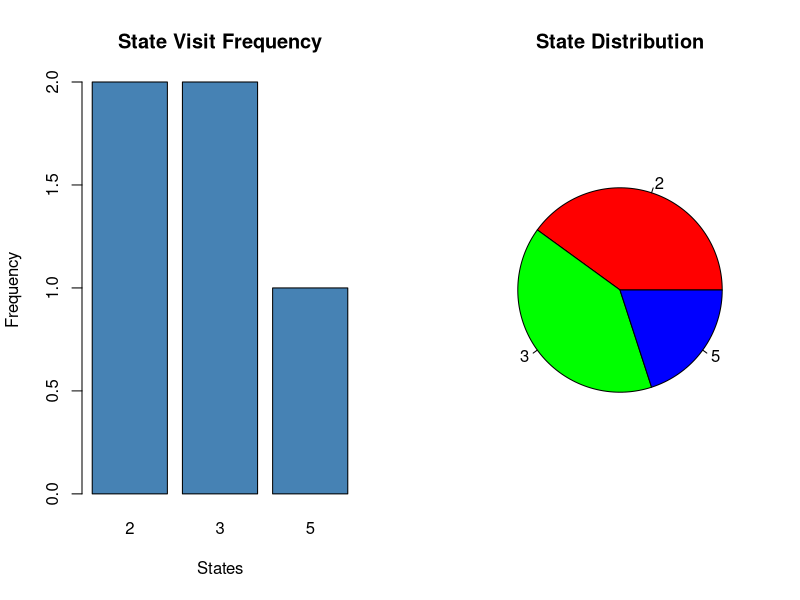
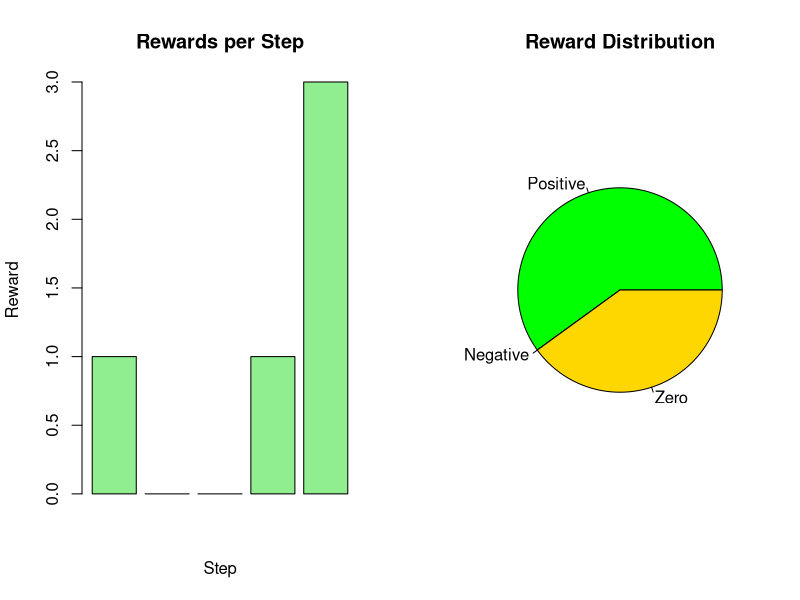
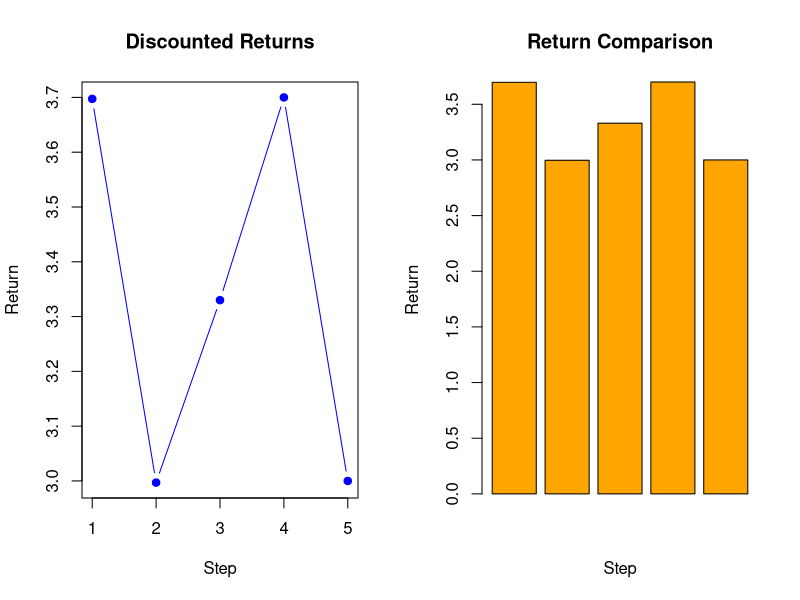
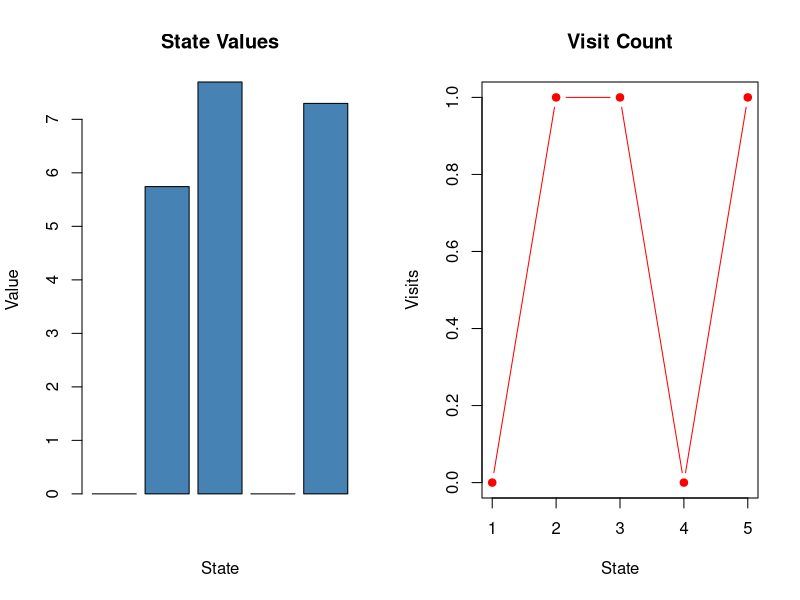
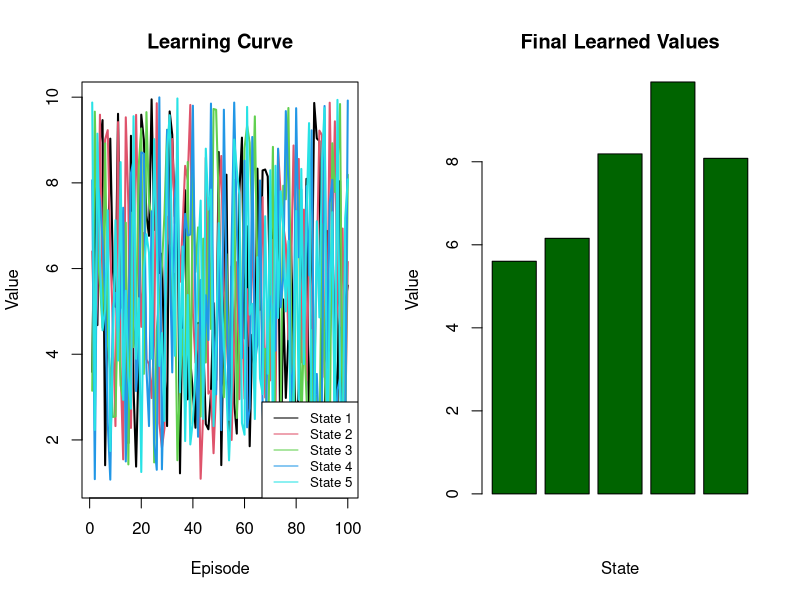

R code for these plots, in order:
############################################################
# MONTE CARLO PROCESS
# MODULE 1 : EPISODE GENERATION
############################################################

rm(list=ls())

set.seed(123)

#-----------------------------
# INPUT
#-----------------------------

numStates <- 5

#-----------------------------
# PROCESS
#-----------------------------

episodeLength <- sample(3:7,1)

states <- sample(1:numStates,
                 episodeLength,
                 replace=TRUE)

frequency <- table(states)

percentage <- round(prop.table(frequency)*100,2)

#-----------------------------
# SUMMARY
#-----------------------------

cat("\n=============================================\n")
cat("          MODULE 1 SUMMARY\n")
cat("=============================================\n")

cat("\nPurpose:\n")
cat("Generate one random episode consisting of\n")
cat("different state transitions.\n")

cat("\nInput\n")
cat("Total States :",numStates,"\n")

cat("\nGenerated Episode\n")
cat("Episode Length :",episodeLength,"\n")
cat("Visited States :",states,"\n")

cat("\nState Frequency\n")
print(frequency)

cat("\nState Percentage\n")
print(percentage)

cat("\nObservation\n")

cat("The agent visited",
    length(unique(states)),
    "unique states during this episode.\n")

cat("\nConclusion\n")

cat("Episode generation completed successfully.\n")

#-----------------------------
# VISUALIZATION
#-----------------------------

par(mfrow=c(1,2))

barplot(frequency,
        col="steelblue",
        main="State Visit Frequency",
        xlab="States",
        ylab="Frequency")

pie(frequency,
    col=rainbow(length(frequency)),
    main="State Distribution")

par(mfrow=c(1,1))
############################################################
# MONTE CARLO PROCESS
# MODULE 2 : REWARD COLLECTION
############################################################

rm(list=ls())

set.seed(123)

#-----------------------------------------------------------
# INPUT
#-----------------------------------------------------------

episodeLength <- sample(3:7,1)

rewards <- sample(c(-1,0,1,2,3),
                  episodeLength,
                  replace=TRUE)

#-----------------------------------------------------------
# PROCESS
#-----------------------------------------------------------

totalReward <- sum(rewards)
averageReward <- mean(rewards)
maximumReward <- max(rewards)
minimumReward <- min(rewards)

positiveReward <- sum(rewards>0)
negativeReward <- sum(rewards<0)
zeroReward <- sum(rewards==0)

#-----------------------------------------------------------
# SUMMARY
#-----------------------------------------------------------

cat("\n=========================================\n")
cat("       MODULE 2 SUMMARY\n")
cat("=========================================\n")

cat("\nPurpose\n")
cat("Collect rewards received by the agent\n")
cat("during one episode.\n")

cat("\nRewards Collected\n")
print(rewards)

cat("\nTotal Reward :",totalReward,"\n")
cat("Average Reward :",round(averageReward,2),"\n")
cat("Maximum Reward :",maximumReward,"\n")
cat("Minimum Reward :",minimumReward,"\n")

cat("\nReward Distribution\n")
cat("Positive Rewards :",positiveReward,"\n")
cat("Negative Rewards :",negativeReward,"\n")
cat("Zero Rewards :",zeroReward,"\n")

cat("\nObservation\n")
cat("The reward sequence contains both positive\n")
cat("and negative feedback for learning.\n")

cat("\nConclusion\n")
cat("Reward collection completed successfully.\n")

#-----------------------------------------------------------
# VISUALIZATION
#-----------------------------------------------------------

par(mfrow=c(1,2))

barplot(rewards,
        col="lightgreen",
        main="Rewards per Step",
        xlab="Step",
        ylab="Reward")

pie(c(positiveReward,
      negativeReward,
      zeroReward),
    labels=c("Positive",
             "Negative",
             "Zero"),
    col=c("green","red","gold"),
    main="Reward Distribution")

par(mfrow=c(1,1))
############################################################
# MONTE CARLO PROCESS
# MODULE 3 : COMPUTE RETURNS
############################################################

rm(list=ls())

set.seed(123)

gamma <- 0.9

episodeLength <- sample(3:7,1)

rewards <- sample(c(-1,0,1,2,3),
                  episodeLength,
                  replace=TRUE)

returns <- numeric(episodeLength)

G <- 0

for(i in episodeLength:1){
  
  G <- rewards[i] + gamma*G
  
  returns[i] <- G
  
}

cat("\n=========================================\n")
cat("       MODULE 3 SUMMARY\n")
cat("=========================================\n")

cat("\nPurpose\n")
cat("Compute discounted return for every step.\n")

cat("\nRewards\n")
print(rewards)

cat("\nDiscounted Returns\n")
print(round(returns,2))

cat("\nHighest Return :",round(max(returns),2),"\n")
cat("Lowest Return :",round(min(returns),2),"\n")
cat("Average Return :",round(mean(returns),2),"\n")

cat("\nObservation\n")
cat("Returns decrease with discount factor.\n")

cat("\nConclusion\n")
cat("Return computation completed successfully.\n")

par(mfrow=c(1,2))

plot(returns,
     type="b",
     pch=19,
     col="blue",
     main="Discounted Returns",
     xlab="Step",
     ylab="Return")

barplot(returns,
        col="orange",
        main="Return Comparison",
        xlab="Step",
        ylab="Return")

par(mfrow=c(1,1))
############################################################
# MODULE 4 : VALUE UPDATE
############################################################

rm(list=ls())

set.seed(123)

numStates <- 5

V <- rep(0,numStates)
N <- rep(0,numStates)

states <- sample(1:numStates,6,replace=TRUE)

returns <- runif(6,1,8)

visited <- c()

for(i in 1:length(states)){
  
  s <- states[i]
  
  if(!(s %in% visited)){
    
    visited <- c(visited,s)
    
    N[s] <- N[s]+1
    
    V[s] <- V[s] + (returns[i]-V[s])/N[s]
    
  }
  
}

cat("\n=========================================\n")
cat("       MODULE 4 SUMMARY\n")
cat("=========================================\n")

cat("\nPurpose\n")
cat("Update state values using First Visit\n")
cat("Monte Carlo method.\n")

cat("\nVisited States\n")
print(states)

cat("\nReturns\n")
print(round(returns,2))

cat("\nEstimated State Values\n")
print(round(V,2))

cat("\nVisit Count\n")
print(N)

cat("\nObservation\n")
cat("Each state value improves after updates.\n")

cat("\nConclusion\n")
cat("State value update completed successfully.\n")

par(mfrow=c(1,2))

barplot(V,
        col="steelblue",
        main="State Values",
        xlab="State",
        ylab="Value")

plot(N,
     type="b",
     pch=19,
     col="red",
     main="Visit Count",
     xlab="State",
     ylab="Visits")

par(mfrow=c(1,1))
############################################################
# MODULE 5 : LEARNING PROGRESS
############################################################

rm(list=ls())

set.seed(123)

episodes <- 100

states <- 5

history <- matrix(runif(episodes*states,1,10),
                  nrow=episodes)

cat("\n=========================================\n")
cat("       MODULE 5 SUMMARY\n")
cat("=========================================\n")

cat("\nPurpose\n")
cat("Display learning progress over episodes.\n")

cat("\nEpisodes :",episodes,"\n")
cat("States :",states,"\n")

cat("\nFinal State Values\n")
print(round(history[episodes,],2))

cat("\nAverage Values\n")
print(round(colMeans(history),2))

cat("\nObservation\n")
cat("State values converge gradually with\n")
cat("increasing episodes.\n")

cat("\nConclusion\n")
cat("Learning process completed successfully.\n")

par(mfrow=c(1,2))

matplot(history,
        type="l",
        lwd=2,
        lty=1,
        col=1:5,
        xlab="Episode",
        ylab="Value",
        main="Learning Curve")

legend("bottomright",
       legend=paste("State",1:5),
       col=1:5,
       lty=1,
       cex=0.8)

barplot(history[episodes,],
        col="darkgreen",
        main="Final Learned Values",
        xlab="State",
        ylab="Value")

par(mfrow=c(1,1))
